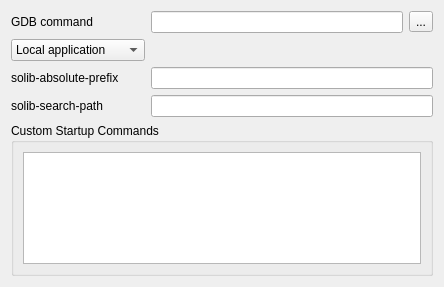
<?xml version="1.0" encoding="UTF-8"?>
<ui version="4.0">
 <class>AdvancedGDBSettings</class>
 <widget class="QWidget" name="AdvancedGDBSettings">
  <property name="geometry">
   <rect>
    <x>0</x>
    <y>0</y>
    <width>403</width>
    <height>287</height>
   </rect>
  </property>
  <layout class="QFormLayout" name="formLayout">
   <item row="0" column="0">
    <widget class="QLabel" name="u_gdbLabel">
     <property name="text">
      <string>GDB command</string>
     </property>
    </widget>
   </item>
   <item row="0" column="1">
    <layout class="QHBoxLayout" name="horizontalLayout">
     <item>
      <widget class="KLineEdit" name="u_gdbCmd">
       <property name="showClearButton" stdset="0">
        <bool>true</bool>
       </property>
      </widget>
     </item>
     <item>
      <widget class="QToolButton" name="u_gdbBrowse">
       <property name="text">
        <string>...</string>
       </property>
      </widget>
     </item>
    </layout>
   </item>
   <item row="3" column="0">
    <widget class="QLabel" name="u_soAbsPrefixLabel">
     <property name="text">
      <string>solib-absolute-prefix</string>
     </property>
    </widget>
   </item>
   <item row="3" column="1">
    <widget class="KLineEdit" name="u_soAbsPrefix">
     <property name="showClearButton" stdset="0">
      <bool>true</bool>
     </property>
    </widget>
   </item>
   <item row="4" column="0">
    <widget class="QLabel" name="u_soSearchLabel">
     <property name="text">
      <string>solib-search-path</string>
     </property>
    </widget>
   </item>
   <item row="4" column="1">
    <widget class="KLineEdit" name="u_soSearchPath">
     <property name="showClearButton" stdset="0">
      <bool>true</bool>
     </property>
    </widget>
   </item>
   <item row="5" column="0" colspan="2">
    <widget class="QGroupBox" name="u_customInitGroup">
     <property name="title">
      <string>Custom Startup Commands</string>
     </property>
     <layout class="QVBoxLayout" name="verticalLayout">
      <item>
       <widget class="QPlainTextEdit" name="u_customInit">
        <property name="lineWrapMode">
         <enum>QPlainTextEdit::NoWrap</enum>
        </property>
       </widget>
      </item>
     </layout>
    </widget>
   </item>
   <item row="2" column="0">
    <widget class="KComboBox" name="u_localRemote">
     <item>
      <property name="text">
       <string>Local application</string>
      </property>
     </item>
     <item>
      <property name="text">
       <string>Remote TCP</string>
      </property>
     </item>
     <item>
      <property name="text">
       <string>Remote Serial Port</string>
      </property>
     </item>
    </widget>
   </item>
   <item row="2" column="1">
    <widget class="QStackedWidget" name="u_remoteStack">
     <property name="sizePolicy">
      <sizepolicy hsizetype="MinimumExpanding" vsizetype="Minimum">
       <horstretch>0</horstretch>
       <verstretch>0</verstretch>
      </sizepolicy>
     </property>
     <property name="currentIndex">
      <number>0</number>
     </property>
     <widget class="QWidget" name="empty"/>
     <widget class="QWidget" name="u_remoteTcp">
      <layout class="QHBoxLayout" name="horizontalLayout_3" stretch="0,2,0,1">
       <property name="margin">
        <number>0</number>
       </property>
       <item>
        <widget class="QLabel" name="u_hostLabel">
         <property name="text">
          <string>Host</string>
         </property>
        </widget>
       </item>
       <item>
        <widget class="KLineEdit" name="u_tcpHost">
         <property name="showClearButton" stdset="0">
          <bool>true</bool>
         </property>
        </widget>
       </item>
       <item>
        <widget class="QLabel" name="u_tcpPortLabel">
         <property name="text">
          <string>port</string>
         </property>
        </widget>
       </item>
       <item>
        <widget class="KLineEdit" name="u_tcpPort">
         <property name="showClearButton" stdset="0">
          <bool>true</bool>
         </property>
        </widget>
       </item>
      </layout>
      <zorder>u_tcpPort</zorder>
      <zorder>u_tcpHost</zorder>
      <zorder>u_hostLabel</zorder>
      <zorder>u_tcpPortLabel</zorder>
     </widget>
     <widget class="QWidget" name="page_2">
      <layout class="QHBoxLayout" name="horizontalLayout_4">
       <property name="margin">
        <number>0</number>
       </property>
       <item>
        <widget class="QLabel" name="u_ttyLabel">
         <property name="text">
          <string>Port</string>
         </property>
        </widget>
       </item>
       <item>
        <widget class="KLineEdit" name="u_ttyPort">
         <property name="text">
          <string>/dev/ttyUSB0</string>
         </property>
         <property name="showClearButton" stdset="0">
          <bool>true</bool>
         </property>
        </widget>
       </item>
       <item>
        <widget class="QLabel" name="u_ttyBaudLabel">
         <property name="text">
          <string>Baud</string>
         </property>
        </widget>
       </item>
       <item>
        <widget class="KComboBox" name="u_baudCombo">
         <property name="editable">
          <bool>true</bool>
         </property>
         <item>
          <property name="text">
           <string>9600</string>
          </property>
         </item>
         <item>
          <property name="text">
           <string>14400</string>
          </property>
         </item>
         <item>
          <property name="text">
           <string>19200</string>
          </property>
         </item>
         <item>
          <property name="text">
           <string>38400</string>
          </property>
         </item>
         <item>
          <property name="text">
           <string>57600</string>
          </property>
         </item>
         <item>
          <property name="text">
           <string>115200</string>
          </property>
         </item>
        </widget>
       </item>
      </layout>
     </widget>
    </widget>
   </item>
  </layout>
 </widget>
 <customwidgets>
  <customwidget>
   <class>KComboBox</class>
   <extends>QComboBox</extends>
   <header>kcombobox.h</header>
  </customwidget>
  <customwidget>
   <class>KLineEdit</class>
   <extends>QLineEdit</extends>
   <header>klineedit.h</header>
  </customwidget>
 </customwidgets>
 <resources/>
 <connections>
  <connection>
   <sender>u_localRemote</sender>
   <signal>activated(int)</signal>
   <receiver>u_remoteStack</receiver>
   <slot>setCurrentIndex(int)</slot>
   <hints>
    <hint type="sourcelabel">
     <x>56</x>
     <y>38</y>
    </hint>
    <hint type="destinationlabel">
     <x>292</x>
     <y>39</y>
    </hint>
   </hints>
  </connection>
 </connections>
</ui>
